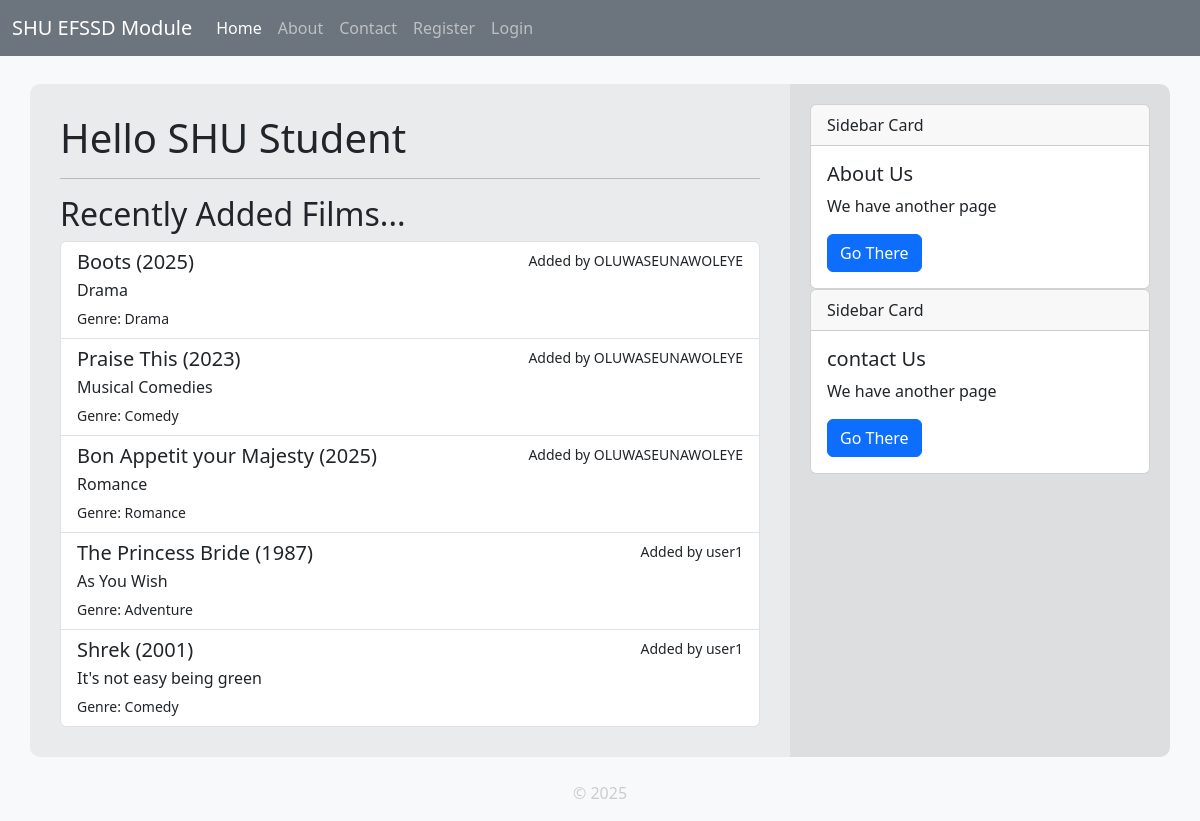
Before: / with the older database file.
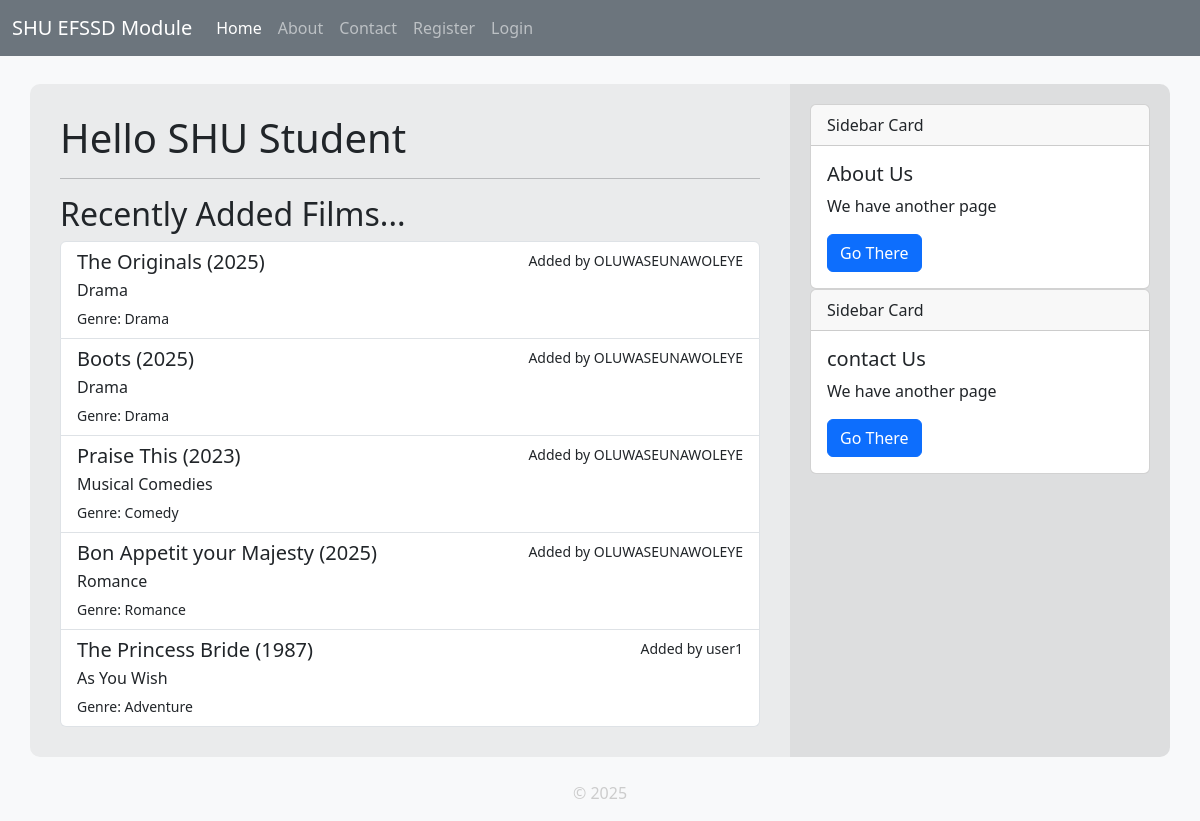
After: the same page with the newer database file.
### tables this page shows
CREATE TABLE films (
    id INTEGER PRIMARY KEY AUTOINCREMENT,
    created TIMESTAMP DEFAULT CURRENT_TIMESTAMP,
    user INTEGER NOT NULL REFERENCES users(id),
    title TEXT NOT NULL,
    tagline TEXT,
    director TEXT,
    poster TEXT,
    release_year INTEGER,
    genre TEXT,
    watched BOOLEAN,
    rating INTEGER,
    review TEXT
);

### app.py (the view)
@app.route('/')
def index():
    studentName = "SHU Student"
    if 'username' in session:
        studentName = session['username']
    films = get_all_films(limit=5, order_by='created DESC')  # Fetch the latest 5 films added
    return render_template('index.html', title="Welcome", username=studentName, films=films)

### app.py (called while the page is built)
@app.context_processor
def inject_csrf_token():
    return dict(csrf_token=generate_csrf())

@app.context_processor
def inject_site_name():
    return dict(siteName=siteName)

@app.template_filter()
def get_username(user_id):
    user = get_user_by_id(user_id)
    return user['username'] if user else 'Unknown'

### db/db.py (called while the page is built)
def get_all_films(user=None, limit=None, order_by='title ASC'):
    conn = get_db_connection()
    query = 'SELECT * FROM films'
    if user:
        query += ' WHERE user = ?'
    query += f' ORDER BY {order_by}'
    if limit:
        query += f' LIMIT {limit}'
    if user:
        films = conn.execute(query, (user,)).fetchall()
    else:
        films = conn.execute(query).fetchall()
    conn.close()
    return films

def get_db_connection():
    BASE_DIR = os.path.dirname(os.path.abspath(__file__))  # Get the directory of the current file
    DB_PATH = os.path.join(BASE_DIR, 'database.db') # Construct the full path to the database file
    conn = sqlite3.connect(DB_PATH)                 # Connect to the database
    conn.row_factory = sqlite3.Row                  # Enable dictionary-like access to rows
    return conn

### templates/index.html
{% extends "base.html" %}
{% block content %}
    <h1>Hello {{ username }}</h1>
    <hr>
    <h2>Recently Added Films...</h2>
    <div class="list-group">
        {% for film in films %}
            <a href="{{ url_for('film', id=film['id']) }}" class="list-group-item list-group-item-action">
                <div class="d-flex w-100 justify-content-between">
                    <h5 class="mb-1">{{ film['title'] }} ({{ film['release_year'] }})</h5>
                    <small>Added by {{ film['user'] | get_username }}</small>
                </div>
                <p class="mb-1">{{ film['tagline'] }}</p>
                <small>Genre: {{ film['genre'] }}</small>
            </a>
        {% else %}
            <p class="text-muted">No films available.</p>
        {% endfor %}
    </div>
{% endblock %}

Changed rows visible on the page:
no longer on this page (row unchanged): films: title "Shrek", release_year "2001", user|get_username "user1", tagline "It's not easy being green", genre "Comedy"
added films: title "The Originals", release_year "2025", user|get_username "OLUWASEUNAWOLEYE", tagline "Drama", genre "Drama"
